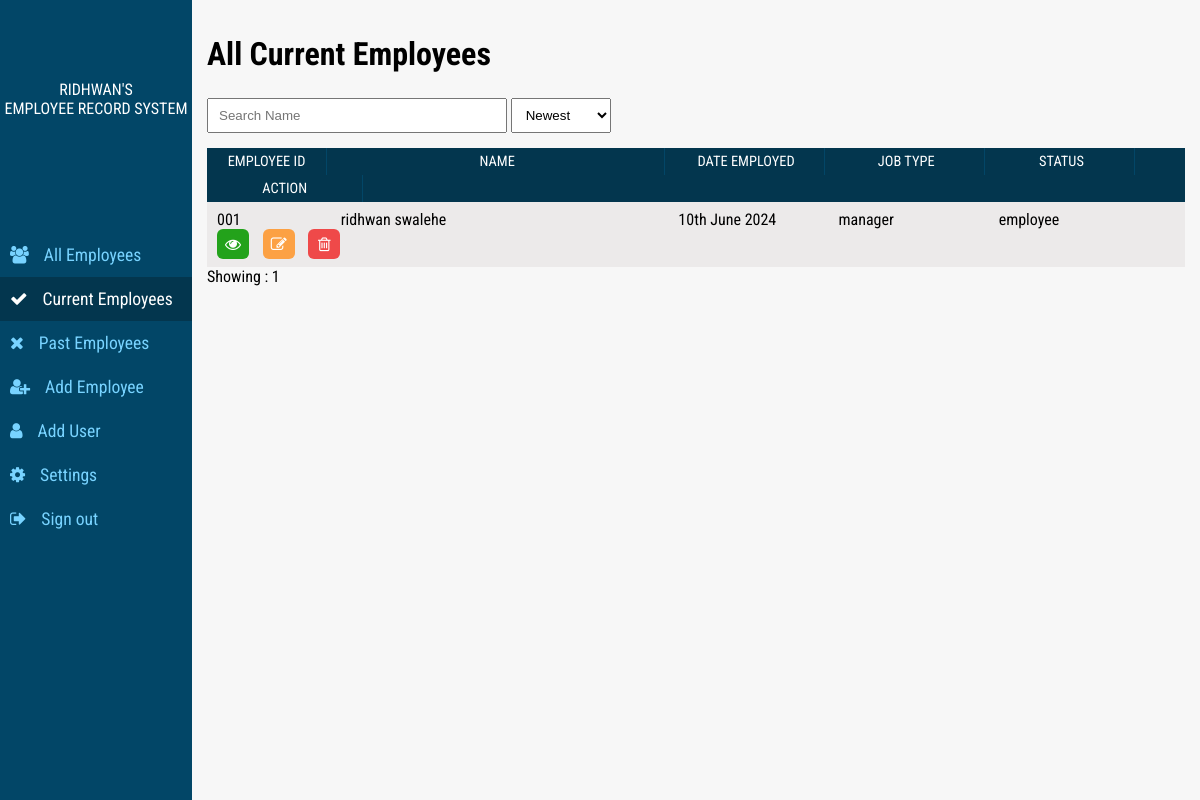
The page /dashboard/current_employees.php (signed in) on the database its author committed.
### tables this page shows
CREATE TABLE `sharp_emp` (
  `id` int(11) NOT NULL,
  `employee_id` text DEFAULT NULL,
  `first_name` text NOT NULL,
  `middle_name` text DEFAULT NULL,
  `last_name` text NOT NULL,
  `phone` int(11) NOT NULL,
  `employee_image` text NOT NULL,
  `id_type` text NOT NULL,
  `id_number` text NOT NULL,
  `id_card_image` text NOT NULL,
  `residence_address` text NOT NULL,
  `residence_location` text NOT NULL,
  `residence_direction` text NOT NULL,
  `residence_gps` text NOT NULL,
  `next_of_kin` text NOT NULL,
  `relationship` text NOT NULL,
  `phone_of_kin` text NOT NULL,
  `kin_residence` text NOT NULL,
  `kin_residence_direction` text NOT NULL,
  `date_employed` date NOT NULL,
  `job_type` text NOT NULL,
  `status` text NOT NULL
);

### phpclasses/pagination.php (called while the page is built, shortened)
<?php
class Pagination{
	var $totalRows  	= '';
	var $perPage	 	= 10;
	var $fullTagOpen	= '<div class="pagination">';
	var $fullTagClose	= '</div>';
	var $showCount      = true;
	function createLinks(){
		$numPages = ceil($this->totalRows / $this->perPage);
		if ($numPages == 1){
			if ($this->showCount){
				$info = 'Showing : ' . $this->totalRows;
				return $info;
			}else{
				return '';
			}
		}
		$output = '';
		$output = preg_replace("#([^:])//+#", "\\1/", $output);
		$output = $this->fullTagOpen.$output.$this->fullTagClose;
		return $output;
	}
}
?>

### dashboard/current_employees.php (the view, shortened to what this page needs)
<?php
	include("../inc/header.php");
    include('../phpclasses/pagination.php');
    $limit = 10;
	$queryNum = $db_connect->query("SELECT COUNT(*) as postNum FROM sharp_emp WHERE status = 'employee'");
	$resultNum = $queryNum->fetch_assoc();
	$rowCount = $resultNum['postNum'];
	$pagConfig = array(
		'totalRows' => $rowCount,
		'perPage' => $limit,
		'link_func' => 'currsearchFilter'
	);
	$pagination =  new Pagination($pagConfig);
?>
	<section class="side-menu fixed left">
		<div class="top-sec">
			<div class="dash_logo">
			</div>
			<p>Ridhwan's <br> Employee Record System</p>
			</div>
		<ul class="nav">
			<li class="nav-item"><a href="../dashboard"><span class="nav-icon"><i class="fa fa-users"></i></span>All Employees</a></li>
			<li class="nav-item current"><a href="../dashboard/current_employees.php"><span class="nav-icon"><i class="fa fa-check"></i></span>Current Employees</a></li>
			<li class="nav-item"><a href="../dashboard/past_employees.php"><span class="nav-icon"><i class="fa fa-times"></i></span>Past Employees</a></li>
			<?php if($usertype == "Admin"){ ?>
				<li class="nav-item"><a href="../dashboard/add_employee.php"><span class="nav-icon"><i class="fa fa-user-plus"></i></span>Add Employee</a></li>
				<li class="nav-item"><a href="../dashboard/add_user.php"><span class="nav-icon"><i class="fa fa-user"></i></span>Add User</a></li>
			<?php		} ?>
			<li class="nav-item"><a href="../dashboard/settings.php"><span class="nav-icon"><i class="fa fa-cog"></i></span>Settings</a></li>
			<li class="nav-item"><a href="../dashboard/logout.php"><span class="nav-icon"><i class="fa fa-sign-out"></i></span>Sign out</a></li>
		</ul>
	</section>
	<section class="contentSection right clearfix">
		<div class="container">
			<div class="wrapper employee_list clearfix">
				<div class="section_title">All Current Employees</div>
				<div class="top-bar">
					<div class="top-item">
						<form id="empFilter" method="post" action="">
							<input class="filterField filterVal" type="text" placeholder="Search Name" onkeyup="currsearchFilter()">
						</form>
					</div>
					<div class="top-item">
						<form id="empFilter" method="post" action="">
							<select class="sortField sortVal" onchange="currsearchFilter()">
								<option value="ASC">Newest</option>
							</select>
						</form>
					</div>
				</div>
				<?php
					$getemp = mysqli_query($db_connect, "SELECT * FROM sharp_emp WHERE status = 'employee' ORDER BY id ASC");
					$getempcount = mysqli_num_rows($getemp);
				?>
				<ul class="emp_list">
					<li class="emp_list_head">
						<div class="emp_item_head emp_id">Employee ID</div>
						<div class="emp_item_head emp_name">Name</div>
						<div class="emp_item_head">Date Employed</div>
						<div class="emp_item_head">Job Type</div>
						<div class="emp_item_head emp_status">Status</div>
						<div class="emp_item_head">Action</div>
					</li>
					<div id="displayempList">
						<?php
							if($getempcount >= 1 ){
								while($fetch = mysqli_fetch_assoc($getemp)){
									$id = $fetch['id'];
									$emp_id = $fetch['employee_id'];
									$first_name = $fetch['first_name'];
									$middle_name = $fetch['middle_name'];
									$last_name = $fetch['last_name'];
									$date_employed = $fetch['date_employed'];
									$job_type = $fetch['job_type'];
									$status = $fetch['status'];
									$date_employed = date("jS F Y", strtotime($date_employed));
									if($middle_name == ""){
										if($usertype == "Admin"){
											echo '
												<li class="emp_item">
													<div class="emp_column emp_id">'.$emp_id.'</div>
													<div class="emp_column emp_name">'.$first_name." ".$last_name.'</div>
													<div class="emp_column">'.$date_employed.'</div>
													<div class="emp_column">'.$job_type.'</div>
													<div class="emp_column emp_status">'.$status.'</div>
													<div class="emp_column">
														<ul class="action_list">
															<li class="action_item action_view" data-id="'.$id.'" title="View"><i class="fa fa-eye"></i></li>
															<li class="action_item action_edit" data-id="'.$id.'" title="Edit"><i class="fa fa-pencil-square-o"></i></li>
															<li class="action_item action_delete" data-id="'.$id.'" title="Delete"><i class="fa fa-trash-o"></i></li>
														</ul>
													</div>
												</li>
											';
										}
									}
								}
								echo $pagination->createLinks();
							} else {
								echo '<li class="emp_item"> No employee record found </li>';
							}
						?>
					</div>
				</ul>
			</div>
		</div>
	</section>
</body>
</html>

### css/style.css (style rules this page uses)
body { background: #f7f7f7; width: 100%!important; height: 100%!important; font-family: 'Roboto Condensed', sans-serif; -moz-osx-font-smoothing: grayscale; -webkit-font-smoothing: antialiased; }
a, blockquote, body, button, dd, div, dl, dt, form, h1, h2, h3, h4, h5, h6, html, iframe, img, input, li, object, ol, p, pre, select, span, textarea, ul { margin: 0; padding: 0; outline: 0; box-sizing: border-box; }
a { text-decoration: none; color: #292e31; }
.clearfix:after, .clearfix:before, .nav:after { content: ""; display: table; }
.clearfix:after, .nav:after { clear: both; }
.fixed { position: fixed; }
.left { float: left; }
.right { float: right; }
ol, li { list-style: none }
.side-menu { background-image: url("css/images/employee-record-management-system"); width: 16%; max-width: 256px; height: 100%; background: #024667; }
.dash_logo { width: 80%; height: 70px; margin: 5px auto; overflow: hidden; }
.top-sec p { text-align: center; color: #fff; text-transform: uppercase; }
.nav { width: 100%; height: 100%; margin: 115px 0 0 0; overflow-x: hidden; overflow-y: auto; }
.nav .nav-item a { display: block; padding: 12px 10px; color: #78d3ff; font-size: 1.1em; }
.nav .nav-item.current { background: #03364e; }
.nav .nav-item.current a { color: #fff; }
.nav-icon { display: inline-block; margin-right: 15px; }
.contentSection.right.clearfix { position: fixed; width: 84%; height: 100%; right: 0; overflow-x: hidden; overflow-y: auto ; }
.wrapper { padding: 0 15px; margin: 35px 0 55px 0; }
.employee_list { width: 100%; }
.section_title { font-size: 2em; font-weight: bold; margin-bottom: 25px; }
.emp_list { width: 100%; }
.emp_list_head { width: 100%; background: #03364e; }
.emp_item_head { display: inline-block; width: 16%; padding: 5px 0; text-align: center; text-transform: uppercase; color: #fff; font-size: 0.9em; border-right: 1px solid #024667; }
.emp_item_head.emp_id { width: 120px; }
.emp_item_head.emp_name { width: 334px; }
.emp_column { display: inline-block; width: 16%; padding: 0px 10px; }
.emp_status, .emp_item_head.emp_status { width: 15%; }
.emp_column.emp_id { width: 120px; }
.emp_column.emp_name { width: 334px; }
.emp_item { padding: 8px 0; }
.emp_item:nth-child(odd) { background: #eceaea; }
.action_item { display: inline-block; width: 32px; text-align: center; font-size: 1em; margin-right: 10px; background: #eddddd; padding: 7px 0; border-radius: 6px; color: #fff; cursor: pointer; }
.action_item.action_edit { background: rgba(255, 146, 34, 0.83); }
.action_item.action_view { background: #23a21b; }
.action_item.action_delete { background: #ef4949; }
.top-bar { margin-bottom: 15px; }
.filterField { width: 300px; height: 35px; padding: 8px 10px; }
.sortField { width: 100px; height: 35px; padding: 8px 10px; }
.top-item { display: inline-block; }

### rows shown on the page
sharp_emp: employee "001", first_name "ridhwan", last_name "swalehe", date_employed "10th June 2024", job_type "manager", status "employee"

### other values the page prints
$pagination->createLinks() "Showing : 1"
